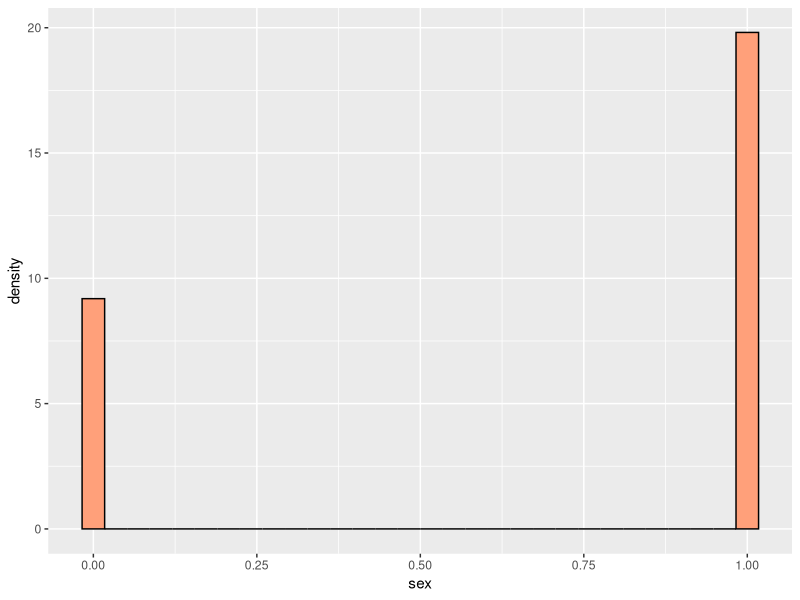
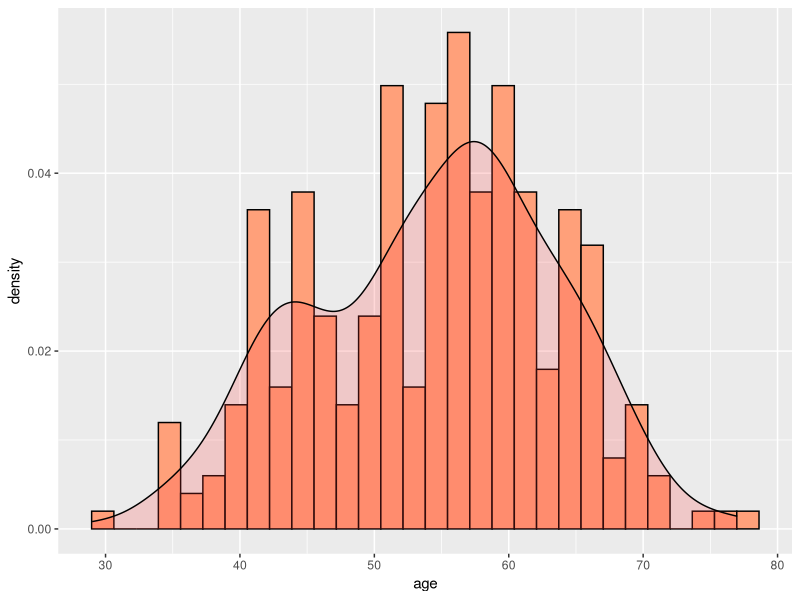
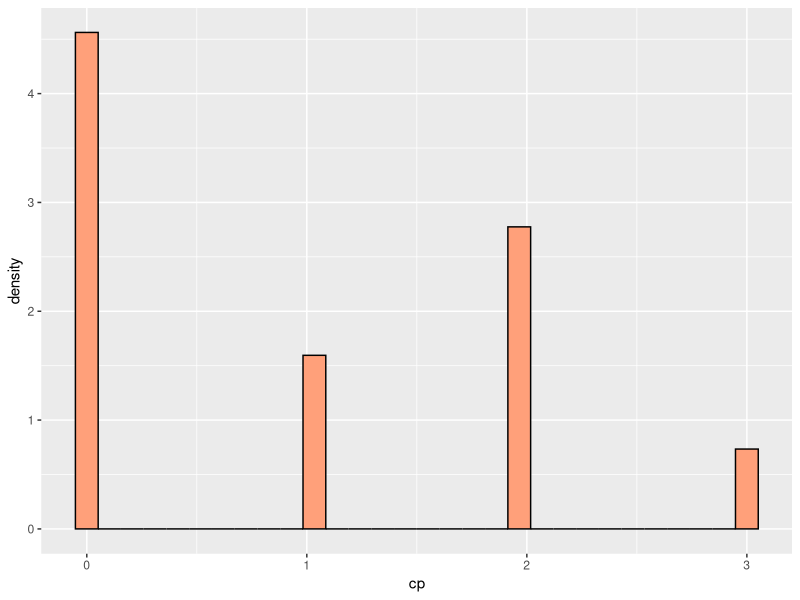
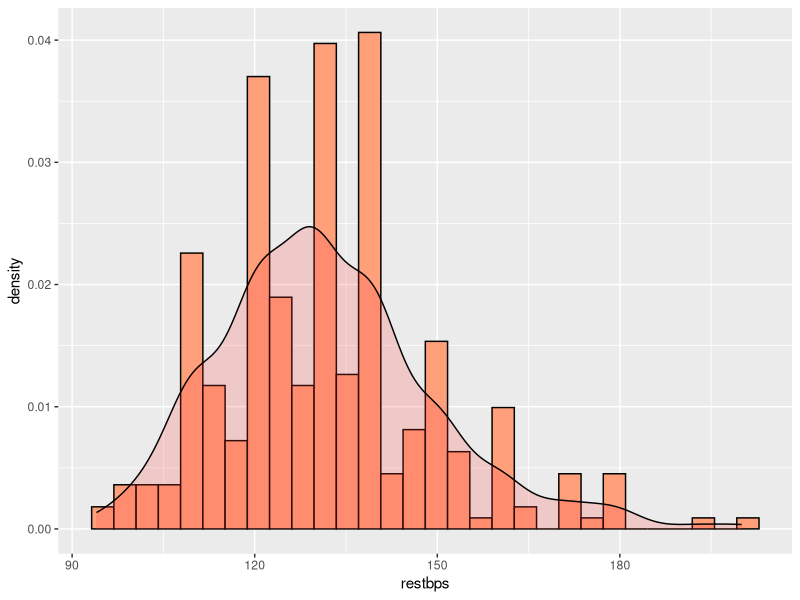
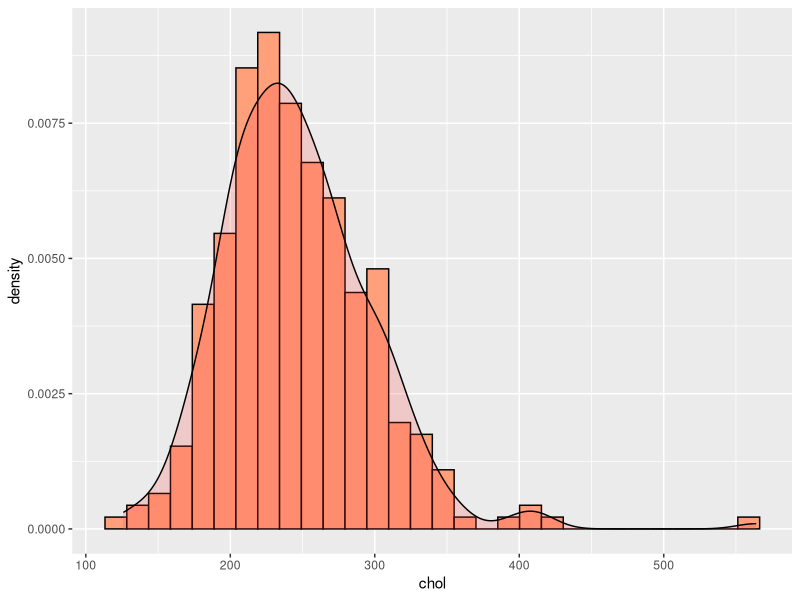
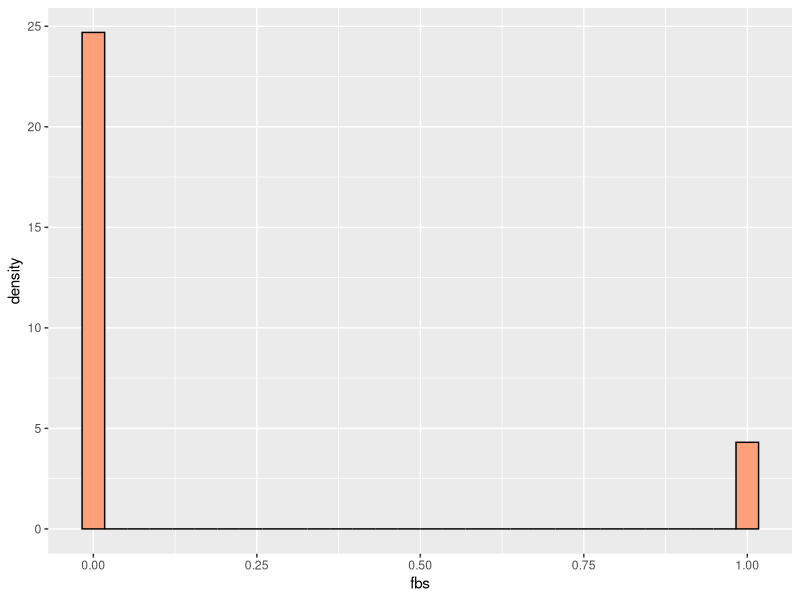
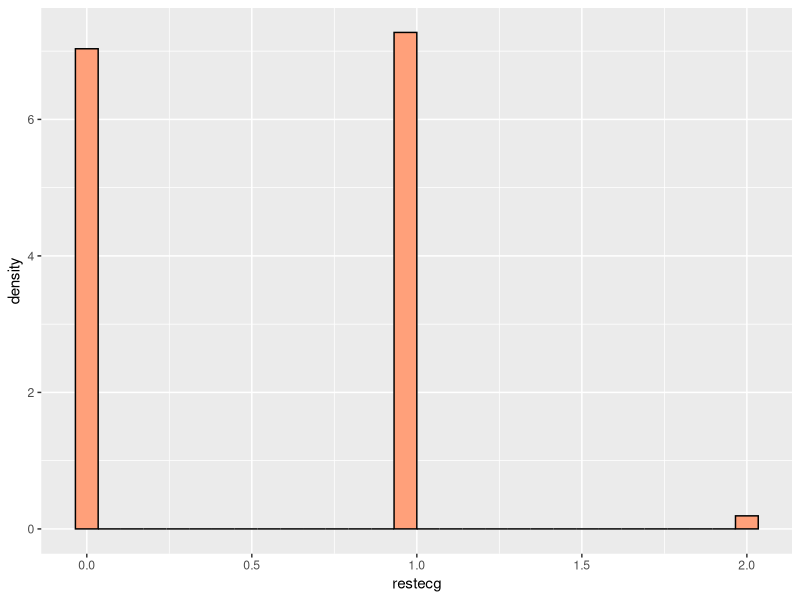
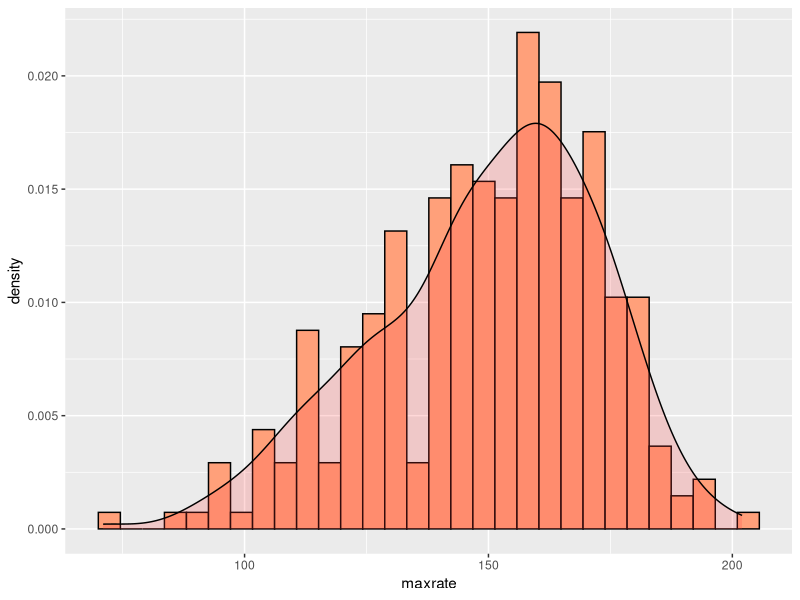

Write R code to recreate these figures, in order.
## ---- chunk 1
library(caret)
library(corrplot)
## ---- chunk 2
heart <- read.csv("heart.csv")

heart
## ---- chunk 3
summary(heart)
## ---- chunk 4
ggplot(heart, aes(x=sex)) + 
 geom_histogram(aes(y=..density..), color="black", fill="lightsalmon")

ggplot(heart, aes(x=age)) + 
 geom_histogram(aes(y=..density..), color="black", fill="lightsalmon")+
 geom_density(alpha=.2, fill="brown1")

ggplot(heart, aes(x=cp)) + 
 geom_histogram(aes(y=..density..), color="black", fill="lightsalmon")

ggplot(heart, aes(x=restbps)) + 
 geom_histogram(aes(y=..density..), color="black", fill="lightsalmon")+
 geom_density(alpha=.2, fill="brown1")

ggplot(heart, aes(x=chol)) + 
 geom_histogram(aes(y=..density..), color="black", fill="lightsalmon")+
 geom_density(alpha=.2, fill="brown1")

ggplot(heart, aes(x=fbs)) + 
 geom_histogram(aes(y=..density..), color="black", fill="lightsalmon")

ggplot(heart, aes(x=restecg)) + 
 geom_histogram(aes(y=..density..), color="black", fill="lightsalmon")

ggplot(heart, aes(x=maxrate)) + 
 geom_histogram(aes(y=..density..), color="black", fill="lightsalmon")+
 geom_density(alpha=.2, fill="brown1")

ggplot(heart, aes(x=exng)) + 
 geom_histogram(aes(y=..density..), color="black", fill="lightsalmon")

ggplot(heart, aes(x=oldpeak)) + 
 geom_histogram(aes(y=..density..), color="black", fill="lightsalmon")+
 geom_density(alpha=.2, fill="brown1")

ggplot(heart, aes(x=slp)) + 
 geom_histogram(aes(y=..density..), color="black", fill="lightsalmon")

ggplot(heart, aes(x=majvessel)) + 
 geom_histogram(aes(y=..density..), color="black", fill="lightsalmon")

ggplot(heart, aes(x=thall)) + 
 geom_histogram(aes(y=..density..), color="black", fill="lightsalmon")

ggplot(heart, aes(x=output)) + 
 geom_histogram(aes(y=..density..), color="black", fill="lightsalmon")
## ---- chunk 5
corrplot(cor(heart), method = "shade",
         title = "Correlation of Heart Data",
         col = colorRampPalette(c("white","lightsalmon","brown2"))(100),
         tl.pos = "l", 
         mar = c(2, 1, 3, 1),
         tl.cex = 0.75,
         tl.col = "darkred"
         ) 
## ---- chunk 6
# set seed
set.seed(904)

# create row index; 80% split
tIndex <- sample(1:nrow(heart), 0.8*nrow(heart))

# use index to split intro train/test
trainD <- heart[tIndex, ]
testD <- heart[-tIndex, ]
## ---- chunk 7
library(randomForest)
## ---- chunk 8
heart.rf <- randomForest(as.factor(output) ~ ., data=trainD, importance=TRUE, proximity=TRUE)
## ---- chunk 9
confusionMatrix(data=predict(heart.rf, testD), reference=as.factor(testD$output))
## ---- chunk 10
mvar <- c(1:13)
nvar <- seq(25, 1000, 25)
bestmod <- heart.rf
bestval <- 0

for (val in mvar) {
  mvar1 <- mvar[val]
  
  for (val in nvar) {
    newheart <- randomForest(as.factor(output) ~ ., data=trainD, importance=TRUE, proximity=TRUE, mtry=mvar1, ntrees=nvar)
    conf <- confusionMatrix(data=predict(newheart, testD), reference=as.factor(testD$output))

    if(conf$overall['Accuracy'] > bestval) {
      bestmod <- newheart
      bestval <- conf$overall['Accuracy']
    }
    
  }
}

## ---- chunk 11
bestmod
bestval

## ---- chunk 12
confusionMatrix(data=predict(bestmod, testD), reference=as.factor(testD$output))
## ---- chunk 13
library(e1071)
## ---- chunk 14
heart.svm = svm(formula = output ~ ., data = trainD, type = 'C-classification', kernel = 'linear')
## ---- chunk 15
confusionMatrix(data=predict(heart.svm, testD), reference=as.factor(testD$output))
## ---- chunk 16
gvar <- c(-5:5)
evar <- seq(0, 1, 0.05)
bestmod <- heart.svm
bestval <- 0

for (val in gvar) {
  gvar1 <- gvar[val]
  
  for (val in evar) {
    newheart <- svm(formula = output ~ ., data = trainD, type = 'C-classification', kernel = 'linear', epsilon=evar, gamma=10^gvar1)
    conf <- confusionMatrix(data=predict(newheart, testD), reference=as.factor(testD$output))

    if(conf$overall['Accuracy'] > bestval) {
      bestmod <- newheart
      bestval <- conf$overall['Accuracy']
    }
    
  }
}


## ---- chunk 17
bestmod
bestval

